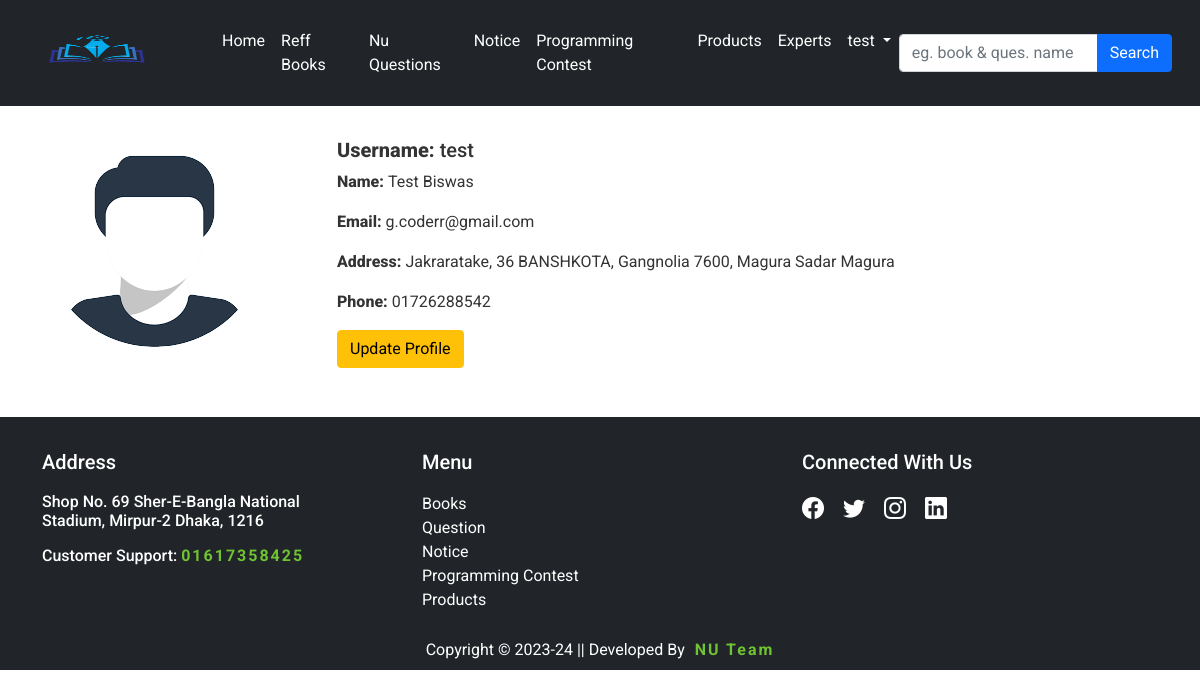
The page /profile/ (signed in) on the database its author committed.
### other/models.py (models this page shows, shortened)
class Customer(models.Model):
    user = models.ForeignKey(User, on_delete=models.CASCADE)
    profile_pic = models.ImageField(upload_to='customer_profile_pic', blank=True, null=True)
    name = models.CharField(max_length=100)
    address = models.CharField(max_length=200)
    phone = models.CharField(max_length=13)

### other/views.py (the view)
# urls.py: path('profile/', ProfileView, name='profile'),
@login_required
def ProfileView(request):
    user_info = User.objects.get(username=request.user)
    customers = Customer.objects.filter(user=request.user).first()
    dict = {'user_infos': user_info, 'customers': customers}
    return render(request, 'other/profile.html', context=dict)

### template/other/profile.html (shortened to what this page needs)
{% extends 'base.html' %}
{% load static %}
{% block content %}
    <div class="container">
        <div class="row">
            <div class="col-sm-12 mt-3 mb-3">
                {% if customers %}
                <div class="card mb-3" style="border: none;">
                    <div class="row g-0">
                      <div class="col-md-3">
                        {% if customers.profile_pic %}
                        <img src="{{customers.profile_pic.url}}" class="img-fluid rounded-start" alt="..." width="225px" height="225px">
                        {% else %}
                        <img src="{% static 'images/avatar3.png' %}" class="img-fluid rounded-start" alt="..."width="225px" height="225px">
                        {% endif %}
                         </div>
                      <div class="col-md-8">
                        <div class="card-body">
                          <h5 class="card-title"><span style="font-weight: 800;">Username:&nbsp;</span>{{customers.user}}</h5>
                          <p class="card-text"><span style="font-weight: 800;">Name:&nbsp;</span>{{customers.name}}</p>
                          <p class="card-text"><span style="font-weight: 800;">Email:&nbsp;</span>{{customers.user.email}}</p>
                          <p class="card-text"><span style="font-weight: 800;">Address:&nbsp;</span>{{customers.address}}</p>
                          <p class="card-text"><span style="font-weight: 800;">Phone:&nbsp;</span>{{customers.phone}}</p>
                          <a href="{% url 'other:update_profile' %}" class="btn btn-warning">Update Profile</a>
                        </div>
                      </div>
                    </div>
                  </div>
                  {% endif %}
        </div>
        </div>
{% endblock content %}

### template/base.html (shortened to what this page needs)
{% load static %}
<!doctype html>
<html lang="en">
  <head>
    <link rel="stylesheet" href="{% static 'style.css' %}">
    <link rel="stylesheet" href="https://unpkg.com/aos@next/dist/aos.css" />
    <link rel="stylesheet" href="https://cdn.jsdelivr.net/npm/bootstrap-icons@1.3.0/font/bootstrap-icons.css">
    <link rel="stylesheet" href="https://cdn.jsdelivr.net/npm/bootstrap-icons@1.7.0/font/bootstrap-icons.css">
</head>
    <link href="https://cdn.jsdelivr.net/npm/bootstrap@5.0.2/dist/css/bootstrap.min.css" rel="stylesheet">
  </head>
  <body style="font-family: 'Roboto', sans-serif; color: #333333; overflow-x: hidden;">
    <nav class="navbar navbar-expand-lg navbar-dark bg-dark">
        <div class="container-fluid">
          <a class="navbar-brand" href="{% url 'other:home' %}"><img src="{% static 'images/1.png' %}" alt="" width="170" height="80"></a>
          <div class="collapse navbar-collapse mx-3" id="navbarSupportedContent">
            <ul class="navbar-nav me-auto mb-2 mb-lg-0">
              <li class="nav-item">
                <a class="nav-link active" aria-current="page" href="{% url 'other:home' %}">Home</a>
              </li>
              <li class="nav-item">
                <a class="nav-link active" href="{% url 'other:ref-books' %}">Reff Books</a>
              </li>
              <li class="nav-item">
                <a class="nav-link active" href="{% url 'other:nu-questions' %}">Nu Questions</a>
              </li>
              <li class="nav-item">
                <a class="nav-link active" href="https://www.nu.ac.bd/recent-news-notice.php">Notice</a>
              </li>
              <li class="nav-item">
                <a class="nav-link active" href="{% url 'other:programming-contest' %}">Programming Contest</a>
              </li>
              <li class="nav-item">
                <a class="nav-link active" href="{% url 'other:product' %}">Products</a>
              </li>
              <li class="nav-item">
                <a class="nav-link active" href="{% url 'other:expert-profile' %}">Experts</a>
              </li>
              {% if user.is_authenticated and user.is_superuser %}
    <li class="nav-item dropdown">
        <a class="nav-link active dropdown-toggle" href="#" id="navbarDropdown" role="button" data-bs-toggle="dropdown" aria-expanded="false">
            Admin
        </a>
        <ul class="dropdown-menu" aria-labelledby="navbarDropdown">
            <li><a class="dropdown-item" href="{% url 'user:add-book' %}">Add Ref Books</a></li>
            <li><a class="dropdown-item" href="{% url 'user:nu-question' %}">Add NU Question</a></li>
            <li><a class="dropdown-item" href="{% url 'user:add-project' %}">Add Projects</a></li>
            <li><a class="dropdown-item" href="{% url 'user:add-contest' %}">Add Programming Contest</a></li>
            <li><a class="dropdown-item" href="{% url 'user:add-team' %}">Add Team Members</a></li>
            <li><hr class="dropdown-divider"></li>
            <li><a class="dropdown-item" href="{% url 'other:profile' %}">Profile</a></li>
            <li><a class="dropdown-item" href="{% url 'user:logout' %}">Log out</a></li>
        </ul>
    </li>
{% elif user.is_authenticated %}
    <li class="nav-item dropdown">
        <a class="nav-link active dropdown-toggle" href="#" id="navbarDropdown" role="button" data-bs-toggle="dropdown" aria-expanded="false">
            {{user.username}}
        </a>
    </li>
{% else %}
    <li class="nav-item">
        <a class="nav-link active" href="{% url 'user:login' %}">Login</a>
    </li>
{% endif %}
            </ul>
            <form method="GET" action="{% url 'other:search' %}">
              <div class="input-group">
                <input type="text" class="form-control" name="query" placeholder="eg. book & ques. name">
                <button class="btn btn-primary" type="submit">Search</button>
              </div>
            </form>
          </div>
        </div>
      </nav>
      <div>
        {% block content %}
        {% endblock content %}
      </div>
      <div class="container-fluid " style="background-color: #212529; border-top: 1px solid white;">
      <footer class="p-2">
        <div class="container">
          <div class="row">
            <div class="col-sm-4">
              <h1 style="color: white; font-size: 20px; padding-top: 25px; padding-bottom: 10px;">Address</h1>
              <div>
                <h3 style="font-size: 16px; color: white;">Shop No. 69 Sher-E-Bangla National <br> Stadium, Mirpur-2 Dhaka, 1216</h3>
                <h3 class="mt-3" style="font-size: 16px; color: white;">Customer Support: <span style="color: #70C332; letter-spacing: 2px; font-weight: 700;">01617358425</span></h3>
              </div>
            </div>
            <div class="col-sm-4">
              <h1 style="color: white; font-size: 20px; padding-top: 25px; padding-bottom: 10px;">Menu</h1>
              <div>
                <ul style="list-style-type:none; margin: 0px; padding: 0px;">
                  <li><a class="footer-nav" href="{% url 'user:add-book' %}">Books</a></li>
                  <li><a class="footer-nav" href="{% url 'user:nu-question' %}" >Question</a></li>
                  <li><a class="footer-nav" href="https://www.nu.ac.bd/recent-news-notice.php">Notice</a></li>
                  <li><a class="footer-nav" href="{% url 'user:add-contest' %}">Programming Contest</a></li>
                  <li><a class="footer-nav" href="{% url 'other:product' %}">Products</a></li>
                </ul>
              </div>
            </div>
            <div class="col-sm-4">
              <h1 style="color: white; font-size: 20px; padding-top: 25px; padding-bottom: 10px;">Connected With Us</h1>
              <div class="social-icons-row">
                <a href="#" class="text-white"><i class="bi bi-facebook"></i></a>
                <a href="#" class="text-white"><i class="bi bi-twitter"></i></a>
                <a href="#" class="text-white"><i class="bi bi-instagram"></i></a>
                <a href="#" class="text-white"><i class="bi bi-linkedin"></i></a>
              </div>
            </div>
          </div>
        </div>
        <div class="text-center mt-3" style="padding-top: 10px;">
          <span style="color: white;">Copyright &copy; 2023-24 || Developed By <a style="text-decoration: none; font-weight: 700; color: #70C332; letter-spacing: 2px;" href="https://www.facebook.com/clinton3343">&nbsp;NU Team</a></span>
        </div>
      </footer>
    </div>
  </body>
</html>

### static/style.css (style rules this page uses)
.footer-nav { text-decoration: none; color: white; }
.social-icons-row a { display: inline-block; margin-right: 15px; font-size: 22px; }
.social-icons-row a:last-child { margin-right: 0; }

### rows shown on the page
Customer: user "test", name "Test Biswas", user.email "g.coderr@gmail.com", address "Jakraratake, 36 BANSHKOTA, Gangnolia 7600, Magura Sadar Magura", phone "01726288542"

### other values the page prints
{{ user.username }} "test"
